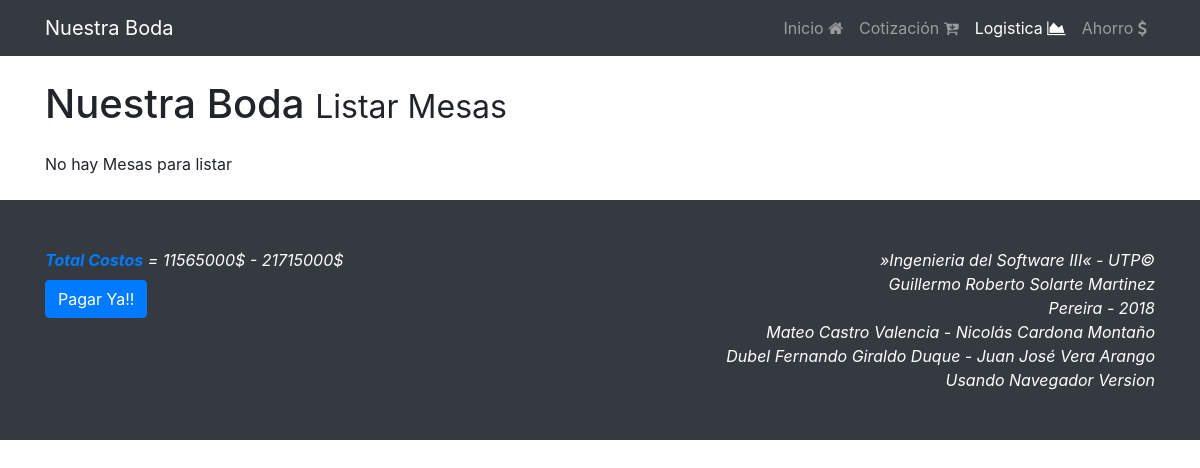
The app's page /logistica/listar_mesas, older data.
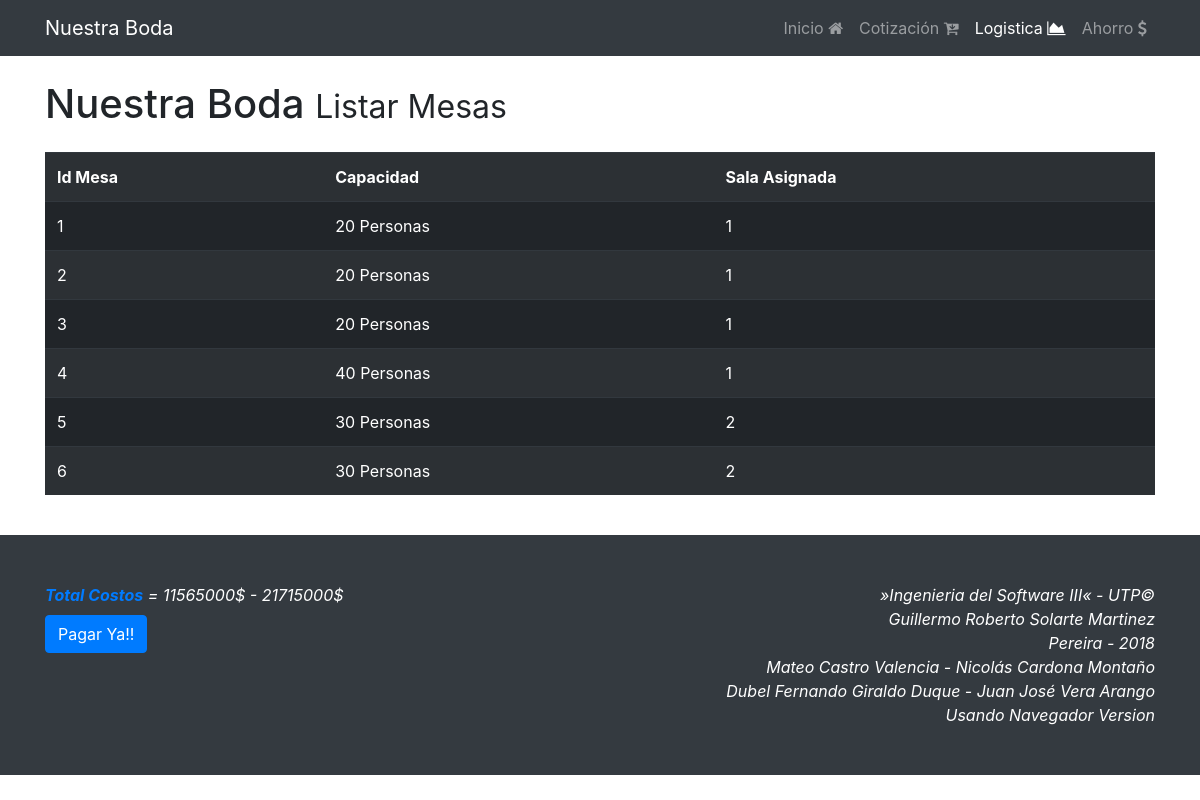
The same page, newer data.
### app/models.py (models this page shows, shortened)
class Sala(models.Model):
	id = models.CharField(max_length=20, primary_key=True)
	capacidad = models.IntegerField()

### app/views.py (the view)
# urls.py: path('logistica/listar_mesas', views.listar_mesas, name='listar_mesas'),
def listar_mesas(request):
	bodas = Boda.objects.all()
	if bodas:
		boda = Boda.objects.all()[0]
		costos = "{}$ - {}$".format(boda.costo_bajo, boda.costo_alto)
	else:
		costos = "No hay registro de boda"
	salas = Sala.objects.all()
	lista = []
	mesas = []
	for sala in salas:
		lista = list(Mesa.objects.all().filter(sala=sala))
		for l in lista:
			mesa = {}
			mesa["id"] = l.id
			mesa["capacidad"] = l.capacidad
			mesa["sala"] = sala
			mesas.append(mesa)
	mode = True
	if not len(mesas):
		msg = "No hay Mesas para listar"
		mode = False
	else:
		msg = ""
	context = {
		'costos' : costos,
		'mesas' : mesas,
		'mode' : mode,
		'msg' : msg
	}
	return render(request, 'listar_mesas.html', context)

### app/templates/listar_mesas.html (shortened to what this page needs)
{% extends "base.html" %}
{% load static %}
{% block active_log %}<li class="nav-item active">{% endblock %}
{% block jumbotrom %}Listar Mesas{% endblock %}
{% block container %}
{{msg}}
{% if mode %}
	<table style="width:100%" class="table table-striped table-dark table-hover">
  	<tr>
	    <th>Id Mesa</th>
	    <th>Capacidad</th>
	    <th>Sala Asignada</th>
  	</tr>
	{% for mesa in mesas %}
	<tr>
	    <td>{{mesa.id}}</td>
	    <td>{{mesa.capacidad}} Personas</td>
	    <td>{{mesa.sala.id}}</td>
	</tr>
	{% endfor %}
	</table>
{% endif %}
{% endblock %}
{% block costos %}{{costos}}{% endblock %}

### app/templates/base.html (shortened to what this page needs)
{% load static %}
<!DOCTYPE html>
<html lang="es">
  <head>
    <link href="{% static 'vendor/bootstrap/css/bootstrap.min.css' %}" rel="stylesheet">
    <link href="{% static 'css/2-col-portfolio.css' %}" rel="stylesheet">
    <link href="{% static 'vendor/font-awesome/css/font-awesome.min.css' %}" rel="stylesheet" type="text/css">
  </head>
  <body>
    <nav class="navbar navbar-expand-lg navbar-dark bg-dark fixed-top">
      <div class="container">
        <a class="navbar-brand" href="{% url 'index' %}">Nuestra Boda</a>
        <div class="collapse navbar-collapse" id="navbarResponsive">
          <ul class="navbar-nav ml-auto">
            {% block active_inicio %}<li class="nav-item">{% endblock %}
              <a class="nav-link" href="{% url 'index' %}">
                Inicio
                <i class="fa fa-home"></i>
              </a>
            </li>
            {% block active_cot %}<li class="nav-item">{% endblock %}
              <a class="nav-link" href="{% url 'cotizacion' %}">
                Cotización
                <i class="fa fa-cart-arrow-down"></i>
              </a>
            </li>
            {% block active_log %}<li class="nav-item">{% endblock %}
              <a class="nav-link" href="{% url 'logistica' %}">
                Logistica
                <i class="fa fa fa-area-chart"></i>
              </a>
            </li>
            {% block active_aho %}<li class="nav-item">{% endblock %}
              <a class="nav-link" href="{% url 'ahorro' %}">
                Ahorro
                <i class="fa fa-dollar"></i>
              </a>
            </li>
          </ul>
        </div>
      </div>
    </nav>
    <div class="container">
      <h1 class="my-4">Nuestra Boda
        <small>{% block jumbotrom %}Inicio{% endblock %}</small>
      </h1>
      {% block container %}
      {% endblock %}
    </div>
    <br>
    <footer class="py-5 bg-dark ">
      <div class="container">
        <div class="row">
        <p class="m-0 text-left text-white font-italic col-lg-6">
        <label class="text-primary font-weight-bold">Total Costos</label> =
        {% block costos %}
        {% endblock %}
        <br>
        <a href="{% url 'pago' %}"><button type="submit" class="btn btn-primary">Pagar Ya!!</button></a>
        </p>
        <p class="m-0 text-right text-white font-italic col-lg-6">
        &raquo;Ingenieria del Software III&laquo; - UTP&copy;<br>
        Guillermo Roberto Solarte Martinez<br>
        Pereira - 2018<br>
        Mateo Castro Valencia - Nicolás Cardona Montaño<br>
        Dubel Fernando Giraldo Duque - Juan José Vera Arango<br>
        Usando Navegador {{request.user_agent.browser.family}} Version {{request.user_agent.browser.version_string}}<br>
        </p>
        </div>
      </div>
    </footer>
  </body>
</html>

### static/css/2-col-portfolio.css (style rules this page uses)
body { padding-top: 54px; }
@media (min-width: 992px) { body { padding-top: 56px; } }

Row changes from the older to the newer data that the page shows:
added Sala: id "1", capacidad "20", sala.id "1", id "2", id "3", id "4", capacidad "40"
added Sala: id "5", capacidad "30", sala.id "2", id "6"
Text that changed along with them:
{{ msg }}: "No hay Mesas para listar" → (not shown)
text now shown: "Id Mesa Capacidad Sala Asignada"
